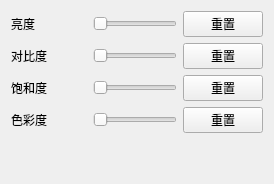
     <widget class="QWidget" name="Video">
      <attribute name="title">
       <string>视频</string>
      </attribute>
      <layout class="QGridLayout" name="gridLayout_2">
       <item row="3" column="1">
        <spacer name="horizontalSpacer_7">
         <property name="orientation">
          <enum>Qt::Orientation::Horizontal</enum>
         </property>
         <property name="sizeType">
          <enum>QSizePolicy::Policy::Preferred</enum>
         </property>
         <property name="sizeHint" stdset="0">
          <size>
           <width>40</width>
           <height>20</height>
          </size>
         </property>
        </spacer>
       </item>
       <item row="1" column="3">
        <widget class="QPushButton" name="btnResetVideoContrast">
         <property name="text">
          <string>重置</string>
         </property>
         <property name="autoDefault">
          <bool>false</bool>
         </property>
        </widget>
       </item>
       <item row="0" column="0">
        <widget class="QLabel" name="label_3">
         <property name="sizePolicy">
          <sizepolicy hsizetype="Minimum" vsizetype="Preferred">
           <horstretch>0</horstretch>
           <verstretch>0</verstretch>
          </sizepolicy>
         </property>
         <property name="text">
          <string>亮度</string>
         </property>
        </widget>
       </item>
       <item row="0" column="2">
        <widget class="QSlider" name="horizontalSliderVideoBrightness">
         <property name="orientation">
          <enum>Qt::Orientation::Horizontal</enum>
         </property>
        </widget>
       </item>
       <item row="3" column="3">
        <widget class="QPushButton" name="btnResetVideoChromaticity">
         <property name="text">
          <string>重置</string>
         </property>
         <property name="autoDefault">
          <bool>false</bool>
         </property>
        </widget>
       </item>
       <item row="0" column="1">
        <spacer name="horizontalSpacer_4">
         <property name="orientation">
          <enum>Qt::Orientation::Horizontal</enum>
         </property>
         <property name="sizeType">
          <enum>QSizePolicy::Policy::Preferred</enum>
         </property>
         <property name="sizeHint" stdset="0">
          <size>
           <width>40</width>
           <height>20</height>
          </size>
         </property>
        </spacer>
       </item>
       <item row="2" column="2">
        <widget class="QSlider" name="horizontalSliderVideoSaturation">
         <property name="orientation">
          <enum>Qt::Orientation::Horizontal</enum>
         </property>
        </widget>
       </item>
       <item row="2" column="0">
        <widget class="QLabel" name="label_6">
         <property name="sizePolicy">
          <sizepolicy hsizetype="Minimum" vsizetype="Preferred">
           <horstretch>0</horstretch>
           <verstretch>0</verstretch>
          </sizepolicy>
         </property>
         <property name="text">
          <string>饱和度</string>
         </property>
        </widget>
       </item>
       <item row="3" column="2">
        <widget class="QSlider" name="horizontalSliderVideoChromaticity">
         <property name="orientation">
          <enum>Qt::Orientation::Horizontal</enum>
         </property>
        </widget>
       </item>
       <item row="3" column="0">
        <widget class="QLabel" name="label_7">
         <property name="sizePolicy">
          <sizepolicy hsizetype="Minimum" vsizetype="Preferred">
           <horstretch>0</horstretch>
           <verstretch>0</verstretch>
          </sizepolicy>
         </property>
         <property name="text">
          <string>色彩度</string>
         </property>
        </widget>
       </item>
       <item row="1" column="0">
        <widget class="QLabel" name="label_5">
         <property name="sizePolicy">
          <sizepolicy hsizetype="Minimum" vsizetype="Preferred">
           <horstretch>0</horstretch>
           <verstretch>0</verstretch>
          </sizepolicy>
         </property>
         <property name="text">
          <string>对比度</string>
         </property>
        </widget>
       </item>
       <item row="0" column="3">
        <widget class="QPushButton" name="btnResetVideoBrightness">
         <property name="text">
          <string>重置</string>
         </property>
         <property name="autoDefault">
          <bool>false</bool>
         </property>
        </widget>
       </item>
       <item row="2" column="1">
        <spacer name="horizontalSpacer_6">
         <property name="orientation">
          <enum>Qt::Orientation::Horizontal</enum>
         </property>
         <property name="sizeType">
          <enum>QSizePolicy::Policy::Preferred</enum>
         </property>
         <property name="sizeHint" stdset="0">
          <size>
           <width>40</width>
           <height>20</height>
          </size>
         </property>
        </spacer>
       </item>
       <item row="1" column="1">
        <spacer name="horizontalSpacer_5">
         <property name="orientation">
          <enum>Qt::Orientation::Horizontal</enum>
         </property>
         <property name="sizeType">
          <enum>QSizePolicy::Policy::Preferred</enum>
         </property>
         <property name="sizeHint" stdset="0">
          <size>
           <width>40</width>
           <height>20</height>
          </size>
         </property>
        </spacer>
       </item>
       <item row="1" column="2">
        <widget class="QSlider" name="horizontalSliderVideoContrast">
         <property name="orientation">
          <enum>Qt::Orientation::Horizontal</enum>
         </property>
        </widget>
       </item>
       <item row="2" column="3">
        <widget class="QPushButton" name="btnResetVideoSaturation">
         <property name="text">
          <string>重置</string>
         </property>
         <property name="autoDefault">
          <bool>false</bool>
         </property>
        </widget>
       </item>
       <item row="4" column="2">
        <spacer name="verticalSpacer_2">
         <property name="orientation">
          <enum>Qt::Orientation::Vertical</enum>
         </property>
         <property name="sizeHint" stdset="0">
          <size>
           <width>20</width>
           <height>40</height>
          </size>
         </property>
        </spacer>
       </item>
      </layout>
     </widget>
